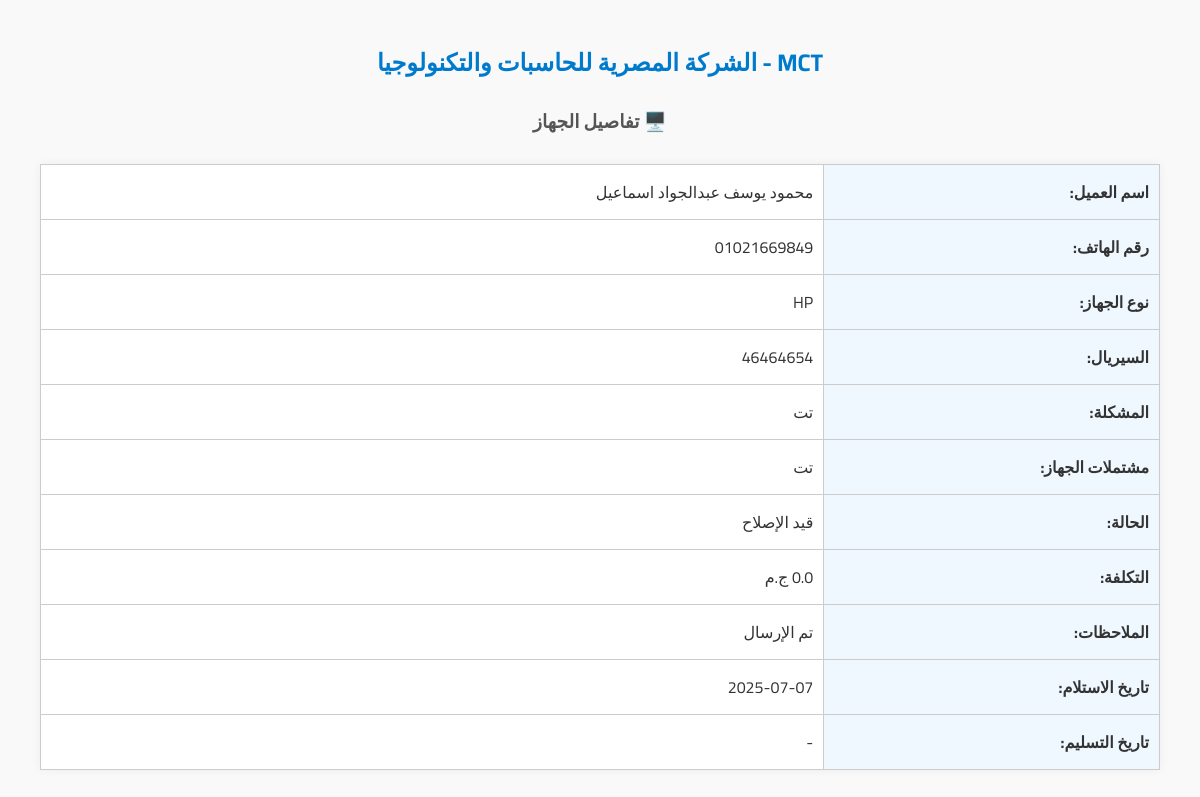
Page /print/2 on the committed database.
### models.py (models this page shows)
class Device(db.Model):
    id = db.Column(db.Integer, primary_key=True)
    serial = db.Column(db.String(100), unique=True, nullable=False)
    device_type = db.Column(db.String(100))
    client_name = db.Column(db.String(100))
    client_phone = db.Column(db.String(20))
    issue = db.Column(db.Text)
    inclusions = db.Column(db.Text)  # مشتملات الجهاز
    status = db.Column(db.String(50), default="قيد الإصلاح")
    cost = db.Column(db.Float, default=0)
    notes = db.Column(db.Text)
    received_date = db.Column(db.String(50))
    delivered_date = db.Column(db.String(50))

### app.py (the view)
@app.route('/print/<int:device_id>')
def print_device(device_id):
    device = Device.query.get_or_404(device_id)
    return render_template('print_device.html', device=device)

### app.py (called while the page is built)
@app.before_request
def check_late_devices():
    if request.endpoint == 'login':
        return
    late_devices = Device.query.filter_by(status="قيد الإصلاح").all()
    for device in late_devices:
        try:
            received = datetime.strptime(device.received_date, "%Y-%m-%d")
            delta = (datetime.now() - received).days
            if delta >= 0 and not device.notes:  # notes هنا بنستخدمها كـ"هل الرسالة اتبعتت؟"
                message = f"تنبيه! الجهاز رقم {device.serial} للعميل {device.client_name} بقاله {delta} يوم في الصيانة."
                send_whatsapp_message("201021669849", "2449963", message)
                device.notes = "تم الإرسال"
                db.session.commit()
        except Exception as e:
            print("خطأ في فحص الجهاز:", e)

### templates/print_device.html (shortened to what this page needs)
<!DOCTYPE html>
<html lang="ar" dir="rtl">
<head>
</head>
<body>
    <h2>MCT - الشركة المصرية للحاسبات والتكنولوجيا</h2>
    <h3>🖥️ تفاصيل الجهاز</h3>
    <table>
        <tr><td>اسم العميل:</td><td>{{ device.client_name }}</td></tr>
        <tr><td>رقم الهاتف:</td><td>{{ device.client_phone }}</td></tr>
        <tr><td>نوع الجهاز:</td><td>{{ device.device_type }}</td></tr>
        <tr><td>السيريال:</td><td>{{ device.serial }}</td></tr>
        <tr><td>المشكلة:</td><td>{{ device.issue }}</td></tr>
        <tr><td>مشتملات الجهاز:</td><td>{{ device.inclusions }}</td></tr>
        <tr><td>الحالة:</td><td>{{ device.status }}</td></tr>
        <tr><td>التكلفة:</td><td>{{ device.cost }} ج.م</td></tr>
        <tr><td>الملاحظات:</td><td>{{ device.notes or '-' }}</td></tr>
        <tr><td>تاريخ الاستلام:</td><td>{{ device.received_date }}</td></tr>
        <tr><td>تاريخ التسليم:</td><td>{{ device.delivered_date or '-' }}</td></tr>
    </table>
</body>
</html>

### templates/print_device.html (style rules this page uses)
body { font-family: 'Cairo', sans-serif; direction: rtl; margin: 40px; background-color: #f9f9f9; color: #333; }
h2, h3 { text-align: center; margin-bottom: 10px; }
h2 { color: #007acc; }
h3 { color: #555; }
table { width: 100%; border-collapse: collapse; margin-top: 25px; background-color: white; box-shadow: 0 0 10px rgba(0,0,0,0.05); }
td { padding: 12px 10px; border: 1px solid #ccc; font-size: 16px; }
td:first-child { width: 30%; font-weight: bold; background-color: #f0f8ff; }

### rows in the picture
Device: client_name "محمود يوسف عبدالجواد اسماعيل", client_phone "01021669849", device_type "HP", serial "46464654", issue "تت", inclusions "تت", status "قيد الإصلاح", cost "0.0", notes "تم الإرسال", received_date "2025-07-07", delivered_date "-"
